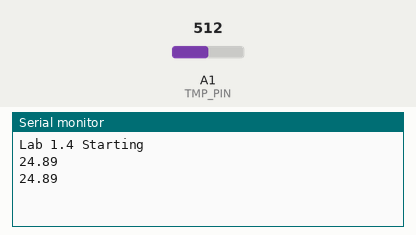
This sketch was run on a simulated Arduino Uno, built with avr-gcc and run on an emulated ATmega328P. Shown: the last lines printed to the serial monitor. The test bench sets the inputs (shaded band); at power-on: A1 (TMP_PIN) = 512.

Above: at 10.8 s.
10.9 s: A1 (TMP_PIN) set to 716
At 20.4 s:
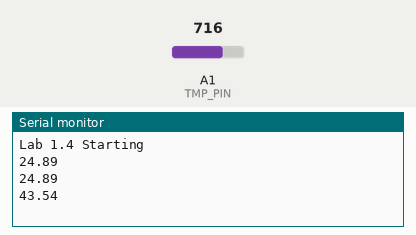
20.9 s: A1 (TMP_PIN) set to 900
At 30.5 s:
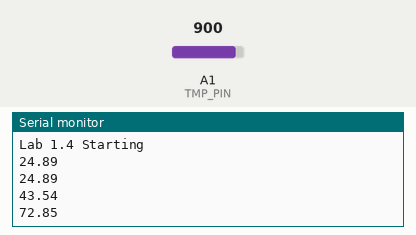
Timing chart, 0 to 32.0 s (numbered marks = the images above; inputs shaded):
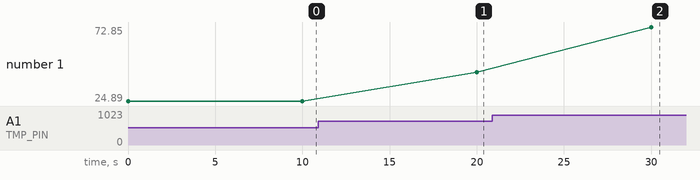

Measured:
- after the input at 10.9 s, the serial monitor: prints a new line after 9.1 s (image 1)
- after the input at 20.9 s, the serial monitor: prints a new line after 9.1 s (image 2)
- plotted number 1: 24.89 → 43.54 after the input at 10.9 s, 43.54 → 72.85 after the input at 20.9 s

The sketch:

Lab1.5.ino
```cpp
//Lab1.5 - Rad of the temperature using the Grove sensor

#include <math.h>

//Define the analog pin of the sensor
const int TMP_PIN = A1;

//Define all the constants needed for the conversion
const float B = 4275.0;
const long int R0 = 100000;
const float T0 = 298.0;

void setup() {
  Serial.begin(9600);     //Initialize serial port
  while (!Serial);
  Serial.println("Lab 1.4 Starting");     //Welcome
  pinMode(TMP_PIN, INPUT);      //The sensor will send data to the Arduino
}

void loop() {
  //Conversion steps
  float val = analogRead(TMP_PIN);
  float R = (1023.0 / val - 1) * R0;
  float T = 1 / (log(R / R0) / B + 1 / T0);

  //Convert from K to C
  float Tfin = T - 273.15;
  Serial.println(Tfin);     //Print of serial monitor the value
  delay(10000);
}
```
